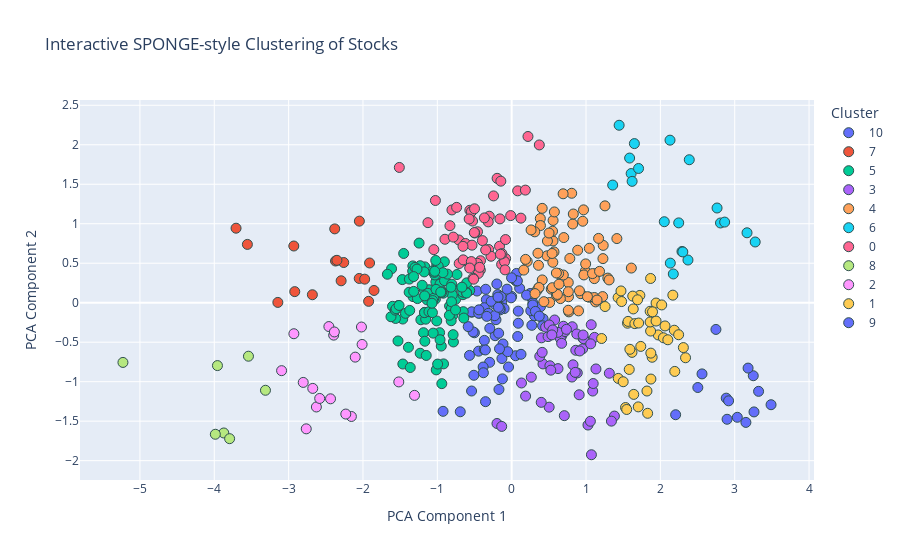

Notebook code cell kept with this figure:
### Code cell
df_plot = pd.DataFrame({
    'PCA1': embedding[:, 0],
    'PCA2': embedding[:, 1],
    'Cluster': labels.astype(str),
    'Ticker': ticker
    'Industry': 
})

# 2) Plot with Plotly
fig = px.scatter(
    df_plot,
    x='PCA1',
    y='PCA2',
    color='Cluster',
    hover_name='Ticker',
    title='Interactive SPONGE-style Clustering of Stocks',
    labels={'PCA1': 'PCA Component 1', 'PCA2': 'PCA Component 2', 'Name': 'Ticker'}
)

fig.update_traces(marker=dict(size=10, line=dict(width=1, color='DarkSlateGrey')))
fig.update_layout(legend_title_text='Cluster')
fig.show()

### Figure 1 — Plotly figure (JSON) as saved in the notebook; plotly's stock layout.template omitted (floating-point values rounded to 4 significant figures)
{"data": [{"hovertemplate": "<b>%{hovertext}</b><br><br>Cluster=10<br>PCA Component 1=%{x}<br>PCA Component 2=%{y}<extra></extra>", "hovertext": ["AAL", "AAON", "AIOT", "AKAM", "APEI", "ARLP", "AXSM", "BBIO", "BYND", "CASY", "CDW", "CDZI", "CHDN", "CORT", "CPRT", "DATS", "DFLI", "DMLP", "DNUT", "DPZ", "ENVX", "EPSN", "ERIE", "EXEEL", "EXPE", "EXTR", "FCEL", "FFIV", "FKWL", "FLNC", "FLUX", "FTAI", "FWONK", "FYBR", "GFS", "GO", "GSAT", "HNRG", "HQY", "IBKR", "IDCC", "INSG", "IRDM", "ITRI", "JVA", "LPLA", "MAMA", "MASI", "MEDP", "METC", "MRNA", "MSTR", "NCSM", "NHPBP", "NUVL", "OPAL", "ORLY", "PAGP", "PPC", "QRHC", "REKR", "RGEN", "RKLB", "ROKU", "RVMD", "SAIA", "SFM", "SMMT", "SONO", "STRL", "TBCH", "TSCO", "TXN", "TXRH", "UDMY", "UEIC", "ULBI", "VIASP", "VITL", "VNOM", "WYNN"], "legendgroup": "10", "marker": {"color": "#636efa", "line": {"color": "DarkSlateGrey", "width": 1}, "size": 10, "symbol": "circle"}, "mode": "markers", "name": "10", "orientation": "v", "showlegend": true, "type": "scatter", "x": [0.333, -0.1311, -0.2111, -0.3769, -0.2226, -0.4452, 0.2741, 0.06525, 0.2723, -0.2943, 0.05217, 0.2853, 0.1257, -0.1869, 0.08883, -0.5672, -0.2275, 0.08078, -0.1333, -0.5393, -0.5011, -0.5188, 0.3071, -0.1439, -0.435, 0.4229, 0.2712, -0.1017, 0.1074, -0.3407, -0.3675, -0.2965, -0.0004871, -0.1422, -0.5087, 0.2492, 0.2571, -0.1165, -0.1709, -0.6914, -0.007757, -0.313, 0.3872, -0.05345, -0.1994, -0.9228, -0.1538, -0.1596, -0.5375, -0.3838, -0.2276, -0.3696, -0.5845, -0.4666, -0.06226, 0.2838, 0.04838, 0.4156, -0.275, -0.1634, -0.4437, 0.0642, 0.08949, 0.07689, -0.1777, -0.04176, 0.319, -0.3493, 0.2002, -0.5394, -0.1751, 0.371, -0.3517, -0.3673, -0.3536, -0.1831, -0.3803, -0.001296, -0.3345, -0.1243, -0.4401], "xaxis": "x", "y": [-0.1356, -0.7068, -0.2152, -0.08238, -0.4177, -0.6136, 0.1097, 0.3705, 0.06004, -0.3243, -0.6714, -0.004192, -0.6532, 0.1024, -0.1068, -0.6672, -0.02067, -0.4278, 0.002562, -0.1207, -0.3807, -0.3692, -0.1642, -0.05984, -0.1323, -0.2042, -0.2864, -0.0747, 0.1828, 0.03763, -0.06362, -0.7549, 0.07913, 0.07664, -0.9187, 0.1167, -0.1013, -0.5224, -1.098, -1.381, 0.06191, -0.1347, -0.05134, -0.62, 0.2372, -1.375, -0.08985, -0.07187, -0.1153, -0.8145, -0.1642, -0.5918, -0.3028, 0.1479, 0.1717, -0.02853, 0.2844, -0.292, 0.01758, -0.5838, -0.1335, 0.2743, -0.2601, 0.2767, -0.05824, -0.8142, -0.1098, 0.1703, 0.09584, -1.118, -0.3859, -0.1703, -1.253, -0.477, -0.5986, 0.07113, -0.8867, 0.3153, -0.1728, -0.9644, -0.0905], "yaxis": "y"}, {"hovertemplate": "<b>%{hovertext}</b><br><br>Cluster=7<br>PCA Component 1=%{x}<br>PCA Component 2=%{y}<extra></extra>", "hovertext": ["AAPL", "ADBE", "AMZN", "APP", "COST", "DWSN", "EOSEW", "GOOG", "GOOGL", "ISRG", "LANDM", "META", "MSFT", "NFLX", "NTRA", "PANW", "SMCI"], "legendgroup": "7", "marker": {"color": "#EF553B", "line": {"color": "DarkSlateGrey", "width": 1}, "size": 10, "symbol": "circle"}, "mode": "markers", "name": "7", "orientation": "v", "showlegend": true, "type": "scatter", "x": [-2.048, -2.369, -2.918, -2.294, -2.931, -1.852, -1.911, -2.259, -2.35, -2.38, -2.051, -3.555, -3.707, -3.145, -1.977, -1.924, -2.681], "xaxis": "x", "y": [1.033, 0.5279, 0.1403, 0.2774, 0.718, 0.155, 0.5031, 0.5089, 0.5367, 0.9348, 0.3072, 0.7384, 0.9435, 0.003714, 0.2983, 0.01738, 0.1009], "yaxis": "y"}, {"hovertemplate": "<b>%{hovertext}</b><br><br>Cluster=5<br>PCA Component 1=%{x}<br>PCA Component 2=%{y}<extra></extra>", "hovertext": ["ABAT", "ABNB", "ADI", "ADN", "ADSK", "AGFY", "ALCE", "AMOD", "AMPG", "AMPGW", "ANNA", "AREC", "ASNS", "ASTS", "AVAV", "AXON", "BKNG", "BRFH", "BRID", "BWEN", "BYRN", "CART", "CDZIP", "CELH", "CLMT", "CLRO", "COCO", "CXDO", "DASH", "DATSW", "DKNG", "DXCM", "EOSE", "EU", "EXEEW", "EXEEZ", "FOXX", "FRPT", "FTNT", "GNSS", "GOODN", "HPKEW", "HYMC", "HYMCL", "IESC", "INSM", "INTC", "INTU", "INTZ", "IPX", "ITCI", "KGEI", "KOSS", "KSCP", "LANDO", "LASE", "LEGN", "LITE", "LTRX", "LWAY", "MARPS", "MCHP", "MDB", "MDGL", "METCL", "MVST", "NBIX", "NEHC", "NEOV", "NHPAP", "NSSC", "NXPL", "NXT", "ONBPP", "PLTR", "POLA", "REFR", "RIME", "RMCO", "SBUX", "SENEB", "SIDU", "SIRI", "SLMBP", "SLNG", "SOHOB", "SOHOO", "SONM", "SOWG", "STI", "SUNE", "SYM", "TSLA", "TTD", "TTWO", "TW", "USEG", "USGO", "VIVK", "WDAY", "WMG", "WVVI", "WWD", "XELB", "XPON", "ZEO", "ZS"], "legendgroup": "5", "marker": {"color": "#00cc96", "line": {"color": "DarkSlateGrey", "width": 1}, "size": 10, "symbol": "circle"}, "mode": "markers", "name": "5", "orientation": "v", "showlegend": true, "type": "scatter", "x": [-1.326, -1.186, -0.9396, -1.026, -0.6509, -1.007, -0.9841, -1.168, -1.221, -1.156, -0.7985, -1.137, -1.573, -0.7545, -1.008, -1.173, -1.388, -1.172, -0.8353, -0.8119, -1.02, -0.7836, -0.7355, -0.9637, -0.799, -1.615, -0.903, -0.6441, -1.525, -1.602, -1.231, -1.472, -1.329, -1.168, -0.5648, -1.465, -1.069, -0.7906, -1.231, -1.332, -0.8135, -1.561, -0.809, -1.11, -1.015, -1.428, -0.9165, -1.376, -1.172, -0.6549, -0.9332, -1.113, -0.9723, -1.032, -1.3, -0.9053, -1.177, -1.149, -1.128, -0.9693, -1.464, -1.364, -1.623, -0.6051, -1.245, -1.039, -0.9884, -0.9203, -1.565, -1.274, -0.9957, -0.8632, -0.6427, -0.8052, -1.048, -1.066, -0.9429, -1.379, -0.8375, -0.9243, -0.6585, -1.554, -0.6058, -1.017, -1.203, -1.319, -0.6058, -0.7552, -1.671, -0.817, -1.371, -0.9466, -1.056, -1.529, -1.268, -1.452, -0.7873, -1.318, -1.021, -0.954, -0.669, -1.035, -0.9633, -1.062, -1.514, -1.072, -1.171], "xaxis": "x", "y": [0.07691, -0.3796, -1.025, 0.04489, -0.1133, 0.4788, 0.3979, 0.4537, -0.2158, -0.2087, 0.1714, 0.03594, -0.07019, 0.04195, -0.2306, 0.1597, -0.5644, -0.1225, -0.04105, -0.07461, 0.2642, -0.4971, 0.3569, 0.2363, 0.09955, 0.4294, 0.2792, -0.1942, -0.03629, -0.04578, -0.6399, 0.2926, 0.466, -0.4878, 0.1547, -0.2068, 0.3999, -0.1569, 0.4687, 0.4001, -0.2281, -0.1995, 0.01169, 0.1645, -0.8507, -0.1345, -0.7747, 0.2988, -0.1257, 0.1015, 0.1373, -0.1133, 0.3897, 0.351, 0.4466, 0.5181, 0.39, -0.6679, 0.119, -0.3794, -0.7762, -0.8204, -0.178, 0.2512, 0.7549, 0.3841, 0.4636, 0.1204, -0.09377, 0.4258, -0.7773, 0.3619, 0.1317, 0.2345, 0.05635, -0.1254, 0.1289, 0.1327, -0.1592, 0.3801, 0.136, -0.07557, 0.1295, 0.1693, 0.2208, 0.3307, 0.1216, -0.09193, 0.3604, 0.1964, -0.09789, -0.549, -0.3852, -0.4843, 0.05203, 0.6236, -0.4046, 0.1432, 0.535, 0.1348, 0.1968, 0.3978, -0.4688, 0.02691, -0.03461, -0.006253, 0.08669], "yaxis": "y"}, {"hovertemplate": "<b>%{hovertext}</b><br><br>Cluster=3<br>PCA Component 1=%{x}<br>PCA Component 2=%{y}<extra></extra>", "hovertext": ["ACDC", "ACTG", "AFRM", "ALGN", "APA", "APPS", "BPMC", "BRY", "CGNX", "CHRD", "CHX", "COIN", "CSWI", "DGII", "EXE", "FANG", "FAST", "FCNCA", "FIP", "HOOD", "HPK", "KTOS", "LAUR", "LFUS", "LINC", "LLYVA", "LLYVK", "LOPE", "MAR", "METCB", "MNTK", "NEXT", "NFE", "NWS", "NWSA", "ODFL", "PAA", "PCAR", "PNRG", "PRDO", "ROAD", "SENEA", "SOFI", "SPOK", "STEP", "STLD", "STRA", "TPG", "TRMB", "TUSK", "UAL", "WFRD", "WSC", "ZBRA"], "legendgroup": "3", "marker": {"color": "#ab63fa", "line": {"color": "DarkSlateGrey", "width": 1}, "size": 10, "symbol": "circle"}, "mode": "markers", "name": "3", "orientation": "v", "showlegend": true, "type": "scatter", "x": [1.134, 0.8622, 0.9593, 0.8151, 1.09, 0.696, 0.5775, 0.9081, 0.5043, 0.7084, 1.026, 0.1874, 0.4211, 0.955, 0.2642, 0.3975, 0.9159, 1.059, 0.401, 0.1322, 0.3782, 0.5725, 0.969, 1.097, 1.314, 0.6705, 0.6557, 0.8107, 0.8252, 0.4897, 1.114, 0.4568, 0.5044, 0.7164, 0.8755, 0.8826, 0.6234, 0.5141, 0.4103, 0.6723, -0.1975, 0.9613, 1.07, 0.7367, 0.8549, 1.073, 0.623, 1.382, 1.342, 1.063, 0.5522, -0.134, 0.5404, 0.5264], "xaxis": "x", "y": [-0.8387, -0.6023, -0.4499, -0.3043, -1.118, -0.2979, -0.2188, -1.166, -1.323, -1.43, -1.549, -1.182, -0.7752, -0.5838, -0.943, -1.262, -0.6112, -1.501, -0.4449, -1.017, -0.6793, -0.3903, -0.4564, -1.023, -0.893, -0.4231, -0.454, -0.9413, -0.7868, -0.4294, -0.439, -0.309, -0.282, -0.3653, -0.3962, -0.8888, -0.3753, -0.7983, -0.6289, -0.5145, -1.529, -0.409, -0.2785, -0.3373, -0.8821, -1.925, -0.8346, -1.435, -1.5, -0.5209, -0.3443, -1.566, -0.4075, -0.854], "yaxis": "y"}, {"hovertemplate": "<b>%{hovertext}</b><br><br>Cluster=4<br>PCA Component 1=%{x}<br>PCA Component 2=%{y}<extra></extra>", "hovertext": ["ADP", "ADTN", "AGNCL", "AMCX", "AMGN", "ARCC", "ATEX", "AVO", "BIIB", "CALM", "CGABL", "CHTR", "CLFD", "COO", "CPB", "CSCO", "CSGP", "CTLP", "CTSH", "CWST", "DHC", "EBAY", "EXEL", "FITBO", "FIZZ", "FWONA", "GH", "GILD", "HAIN", "HAS", "HBANP", "HOLX", "HON", "HSIC", "ILMN", "INCY", "JJSF", "KDP", "KHC", "LAMR", "LANC", "LBRDA", "LBRDK", "LIN", "LKQ", "MGPI", "MKTX", "MMLP", "MMSI", "MORN", "NDAQ", "NTGR", "NWL", "NYMTL", "OPCH", "PARA", "PARAA", "PAYX", "PYPL", "RGLD", "ROP", "RPRX", "RUN", "SBRA", "SLDP", "TECH", "TTGT", "UNIT", "UPST", "VRSN", "VTRS", "WBA", "WBD", "WDFC", "WEST", "ZM"], "legendgroup": "4", "marker": {"color": "#FFA15A", "line": {"color": "DarkSlateGrey", "width": 1}, "size": 10, "symbol": "circle"}, "mode": "markers", "name": "4", "orientation": "v", "showlegend": true, "type": "scatter", "x": [0.9902, 0.608, 0.3656, 0.5694, 0.5562, 1.042, 1.129, 0.7615, 0.7007, 0.7688, 0.5572, 0.971, 0.511, 0.5745, 0.8073, 0.7822, 0.8877, 0.7615, 1.128, 1.112, 1.224, 0.4811, 0.4754, 0.9667, 0.6948, 0.4329, 0.3428, 0.4105, 1.61, 0.3536, 0.6921, 1.415, 0.6316, 1.112, 0.5538, 0.2092, 0.7643, 0.3854, 0.8216, 0.9952, 1.087, 0.93, 1.019, 0.387, 0.6549, 1.293, 0.3107, 0.411, 0.6014, 1.231, 0.956, 0.1626, 0.5321, 0.187, 0.6031, 0.7624, 0.6152, 1.31, 0.3677, 0.2613, 0.3605, 1.255, 0.55, 0.8291, 0.5467, 1.044, 0.8992, 0.9115, 0.3142, 0.5028, 0.5438, 1.169, 1.228, 1.182, 1.148, 0.6368], "xaxis": "x", "y": [0.3988, 0.1038, 0.1907, 0.6433, 0.7818, 0.06941, 0.01019, 0.2561, 0.8249, -0.1161, 1.041, 0.3514, 0.003032, 1.15, 1.386, 0.5604, 0.6641, -0.09573, 0.3668, 0.06597, 0.0774, 0.7808, 0.5934, 1.176, 0.3508, 0.01298, 0.1574, 1.195, 0.4388, 0.6263, 1.379, 0.8122, 0.3703, 0.305, 0.5113, 0.5226, 0.07506, 1.066, 0.9964, 0.4915, 0.3688, 0.1143, 0.07633, 0.9772, 0.05173, 0.3116, 0.8974, 0.2884, 0.376, 0.7258, 1.032, 0.4132, 0.1723, 0.5485, 0.09392, 0.1391, 0.1051, 0.2881, 0.1924, 0.9214, 0.4737, 1.226, 0.9057, 1.123, 0.1901, 0.689, -0.1033, 0.1506, 0.1155, 0.8822, 0.6232, 0.8143, 0.5583, 0.3969, 0.03348, 0.2342], "yaxis": "y"}, {"hovertemplate": "<b>%{hovertext}</b><br><br>Cluster=6<br>PCA Component 1=%{x}<br>PCA Component 2=%{y}<extra></extra>", "hovertext": ["AEP", "AGNC", "ARTNA", "EVRG", "EXC", "GLPI", "GOOD", "LAND", "LNT", "MSEX", "NWE", "NYMT", "PCH", "PECO", "REFI", "REG", "SBAC", "SJW", "SSNC", "XEL", "YORW"], "legendgroup": "6", "marker": {"color": "#19d3f3", "line": {"color": "DarkSlateGrey", "width": 1}, "size": 10, "symbol": "circle"}, "mode": "markers", "name": "6", "orientation": "v", "showlegend": true, "type": "scatter", "x": [1.446, 1.607, 2.053, 2.13, 1.707, 1.62, 2.247, 2.371, 2.389, 2.809, 3.166, 2.29, 2.302, 2.763, 2.174, 1.651, 1.587, 2.865, 2.134, 1.359, 3.275], "xaxis": "x", "y": [2.247, 1.636, 1.025, 2.058, 1.7, 1.537, 1.011, 0.5404, 1.81, 1.01, 0.8854, 0.6486, 0.6426, 1.199, 0.364, 2.015, 1.832, 1.021, 0.5013, 1.49, 0.769], "yaxis": "y"}, {"hovertemplate": "<b>%{hovertext}</b><br><br>Cluster=0<br>PCA Component 1=%{x}<br>PCA Component 2=%{y}<extra></extra>", "hovertext": ["AGNCM", "AGNCN", "AGNCO", "AGNCP", "ALNY", "BMRN", "BRKR", "CHRW", "CME", "COKE", "CTAS", "DHCNI", "DLTR", "EA", "ENSG", "EQIX", "EXAS", "FARM", "FITBI", "FITBP", "GEHC", "GOODO", "HALO", "HBANL", "HBANM", "IDXX", "LANDP", "LBRDP", "LNTH", "MDLZ", "MNST", "NB", "NYMTM", "NYMTN", "NYMTZ", "ONBPO", "PCVX", "PEP", "PETS", "PLUG", "PODD", "REGCO", "REGCP", "REGN", "RIVN", "ROST", "SOHON", "SRPT", "TMUS", "TTEK", "ULTA", "USAU", "UTHR", "VLYPO", "VLYPP", "VRSK", "VRTX", "Z", "ZG"], "legendgroup": "0", "marker": {"color": "#FF6692", "line": {"color": "DarkSlateGrey", "width": 1}, "size": 10, "symbol": "circle"}, "mode": "markers", "name": "0", "orientation": "v", "showlegend": true, "type": "scatter", "x": [-0.5628, -0.3936, -0.8976, -1.126, -0.7108, -0.7854, -0.6481, -0.0812, -0.5412, -0.1577, -0.3095, -0.8033, -0.5458, -0.4194, -0.2437, -0.1956, -1.511, -0.1633, -0.4592, -0.01361, -0.08268, -0.4217, -0.1352, 0.08059, 0.1845, -0.4613, -0.09562, -0.4974, -0.6215, 0.2194, 0.1242, -0.706, -0.4481, -0.5335, -0.5194, -0.6518, -0.3015, 0.3719, -0.5018, -0.2783, -0.3151, -0.1313, -0.8302, -0.7402, -0.08897, -0.3667, -1.047, -0.5426, -0.6547, -1.026, -0.5115, -0.4307, -0.1511, -0.5645, -0.3498, -0.1459, -0.4996, -0.5262, -0.5716], "xaxis": "x", "y": [1.17, 0.7863, 0.8032, 1.014, 0.7943, 0.831, 0.535, 0.5583, 1.153, 1.061, 0.6739, 1.175, 0.5126, 0.5315, 1.352, 1.575, 1.713, 0.7147, 0.8988, 1.103, 0.7996, 0.4131, 0.4847, 1.416, 1.426, 0.4991, 0.5195, 0.8826, 0.7499, 2.105, 1.071, 0.4962, 0.3705, 0.7286, 0.3104, 0.5426, 1.095, 1.998, 0.8883, 0.5885, 1.024, 0.621, 0.9751, 1.207, 0.4159, 1.074, 0.6722, 0.5208, 0.7138, 1.294, 0.298, 0.4477, 0.6142, 0.439, 0.6683, 1.539, 1.189, 1.034, 1.06], "yaxis": "y"}, {"hovertemplate": "<b>%{hovertext}</b><br><br>Cluster=8<br>PCA Component 1=%{x}<br>PCA Component 2=%{y}<extra></extra>", "hovertext": ["AMAT", "AVGO", "CDNS", "KLAC", "LRCX", "NVDA", "SNPS"], "legendgroup": "8", "marker": {"color": "#B6E880", "line": {"color": "DarkSlateGrey", "width": 1}, "size": 10, "symbol": "circle"}, "mode": "markers", "name": "8", "orientation": "v", "showlegend": true, "type": "scatter", "x": [-3.872, -3.957, -3.54, -3.794, -3.986, -5.228, -3.312], "xaxis": "x", "y": [-1.65, -0.7962, -0.6774, -1.722, -1.666, -0.7562, -1.109], "yaxis": "y"}, {"hovertemplate": "<b>%{hovertext}</b><br><br>Cluster=2<br>PCA Component 1=%{x}<br>PCA Component 2=%{y}<extra></extra>", "hovertext": ["AMD", "ANSS", "CEG", "CRWD", "DDOG", "ENTG", "MKSI", "MPWR", "MRVL", "MU", "NTAP", "ON", "POWL", "QCOM", "TER", "TLN", "WDC", "WING"], "legendgroup": "2", "marker": {"color": "#FF97FF", "line": {"color": "DarkSlateGrey", "width": 1}, "size": 10, "symbol": "circle"}, "mode": "markers", "name": "2", "orientation": "v", "showlegend": true, "type": "scatter", "x": [-3.095, -2.459, -2.394, -2.93, -2.104, -2.156, -2.231, -2.676, -2.804, -2.627, -2.012, -1.518, -1.307, -2.763, -2.436, -2.02, -2.582, -2.385], "xaxis": "x", "y": [-0.8602, -0.3021, -0.4105, -0.3927, -0.6891, -1.441, -1.41, -1.085, -1.009, -1.32, -0.5284, -1.003, -1.173, -1.597, -1.217, -0.3077, -1.212, -0.3703], "yaxis": "y"}, {"hovertemplate": "<b>%{hovertext}</b><br><br>Cluster=1<br>PCA Component 1=%{x}<br>PCA Component 2=%{y}<extra></extra>", "hovertext": ["AMWD", "ARKO", "ATNI", "BCPC", "BKR", "CACC", "CG", "CINF", "CLNE", "CMCSA", "COOP", "CSX", "FOX", "FOXA", "GWRS", "HEES", "HLNE", "HST", "IMKTA", "JBHT", "JBSS", "JYNT", "KLXE", "LECO", "LILA", "LILAK", "LMNR", "LSTR", "MGEE", "MIDD", "NDSN", "NOVT", "NTRS", "NXST", "OTTR", "PCYO", "PFG", "POOL", "PTEN", "SEIC", "SHEN", "SVC", "TROW", "VLGEA", "WEYS", "ZD"], "legendgroup": "1", "marker": {"color": "#FECB52", "line": {"color": "DarkSlateGrey", "width": 1}, "size": 10, "symbol": "circle"}, "mode": "markers", "name": "1", "orientation": "v", "showlegend": true, "type": "scatter", "x": [2.31, 1.558, 1.432, 1.972, 1.531, 1.581, 1.547, 1.863, 1.566, 1.479, 2.187, 1.869, 1.724, 1.628, 1.862, 1.829, 1.434, 1.693, 1.942, 1.21, 1.47, 1.257, 1.5, 2.194, 1.618, 1.59, 2.063, 1.89, 1.869, 2.168, 1.657, 1.82, 2.041, 1.942, 2.339, 1.872, 2.246, 2.018, 1.642, 1.895, 2.101, 1.708, 1.737, 1.873, 1.703, 1.636], "xaxis": "x", "y": [-0.5683, -0.2596, 0.06498, -0.408, -1.327, -0.8449, -1.352, -0.1087, -0.2365, 0.01465, -0.3483, -0.359, 0.09261, 0.0836, -0.2446, -1.4, -0.9584, 0.03689, -0.003886, -0.4533, 0.149, -0.04855, -1.001, -0.8701, -0.6289, -0.59, -0.2941, -0.6909, 0.3068, 0.09577, -0.265, -1.118, -0.4441, -0.2322, -0.6971, -0.6384, -0.4054, -0.02807, -1.161, -0.1157, -0.4694, -0.2574, -0.5532, -0.9667, -1.319, -0.07892], "yaxis": "y"}, {"hovertemplate": "<b>%{hovertext}</b><br><br>Cluster=9<br>PCA Component 1=%{x}<br>PCA Component 2=%{y}<extra></extra>", "hovertext": ["BOKF", "BPOP", "CBSH", "EWBC", "FITB", "HBAN", "MATW", "ONB", "PNFP", "RGCO", "SLM", "UFPI", "WTFC", "ZION"], "legendgroup": "9", "marker": {"color": "#636efa", "line": {"color": "DarkSlateGrey", "width": 1}, "size": 10, "symbol": "circle"}, "mode": "markers", "name": "9", "orientation": "v", "showlegend": true, "type": "scatter", "x": [3.321, 2.504, 2.886, 3.035, 3.249, 2.918, 2.747, 3.489, 3.259, 2.56, 2.206, 3.18, 3.151, 2.897], "xaxis": "x", "y": [-1.122, -1.074, -1.208, -1.451, -0.9246, -1.243, -0.3385, -1.292, -1.383, -0.9014, -1.418, -0.828, -1.516, -1.476], "yaxis": "y"}], "layout": {"legend": {"title": {"text": "Cluster"}, "tracegroupgap": 0}, "title": {"text": "Interactive SPONGE-style Clustering of Stocks"}, "xaxis": {"anchor": "y", "domain": [0, 1], "title": {"text": "PCA Component 1"}}, "yaxis": {"anchor": "x", "domain": [0, 1], "title": {"text": "PCA Component 2"}}}}
